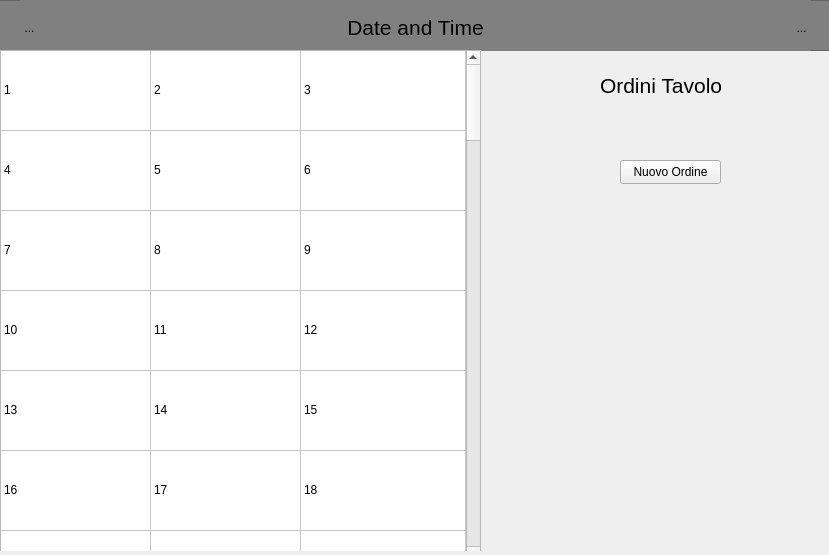
<?xml version="1.0" encoding="UTF-8"?>
<ui version="4.0">
 <class>MainWindow</class>
 <widget class="QMainWindow" name="MainWindow">
  <property name="geometry">
   <rect>
    <x>0</x>
    <y>0</y>
    <width>829</width>
    <height>555</height>
   </rect>
  </property>
  <property name="windowTitle">
   <string>MainWindow</string>
  </property>
  <widget class="QWidget" name="Home">
   <widget class="QFrame" name="frame">
    <property name="geometry">
     <rect>
      <x>-20</x>
      <y>0</y>
      <width>851</width>
      <height>51</height>
     </rect>
    </property>
    <property name="styleSheet">
     <string notr="true">background-color: gray
</string>
    </property>
    <property name="frameShape">
     <enum>QFrame::StyledPanel</enum>
    </property>
    <property name="frameShadow">
     <enum>QFrame::Raised</enum>
    </property>
    <widget class="QWidget" name="horizontalLayoutWidget">
     <property name="geometry">
      <rect>
       <x>40</x>
       <y>0</y>
       <width>791</width>
       <height>55</height>
      </rect>
     </property>
     <layout class="QHBoxLayout" name="horizontalLayout">
      <item>
       <widget class="QToolButton" name="toolButton">
        <property name="styleSheet">
         <string notr="true">background-color: none;
border: none;</string>
        </property>
        <property name="text">
         <string>...</string>
        </property>
        <property name="icon">
         <iconset resource="imagesHome.qrc">
          <normaloff>:/imagesHome/Downloads/icons8-menu-26.png</normaloff>:/imagesHome/Downloads/icons8-menu-26.png</iconset>
        </property>
        <property name="iconSize">
         <size>
          <width>50</width>
          <height>50</height>
         </size>
        </property>
       </widget>
      </item>
      <item>
       <widget class="QLabel" name="label">
        <property name="minimumSize">
         <size>
          <width>138</width>
          <height>0</height>
         </size>
        </property>
        <property name="font">
         <font>
          <pointsize>16</pointsize>
         </font>
        </property>
        <property name="text">
         <string>Date and Time</string>
        </property>
        <property name="textFormat">
         <enum>Qt::PlainText</enum>
        </property>
        <property name="scaledContents">
         <bool>true</bool>
        </property>
        <property name="alignment">
         <set>Qt::AlignCenter</set>
        </property>
        <property name="wordWrap">
         <bool>true</bool>
        </property>
        <property name="indent">
         <number>0</number>
        </property>
       </widget>
      </item>
      <item>
       <widget class="QToolButton" name="toolButton_2">
        <property name="styleSheet">
         <string notr="true">background-color: none;
border: none;</string>
        </property>
        <property name="text">
         <string>...</string>
        </property>
        <property name="icon">
         <iconset resource="imagesHome.qrc">
          <normaloff>:/imagesHome/Downloads/icons8-negozio-online-preferito-50.png</normaloff>:/imagesHome/Downloads/icons8-negozio-online-preferito-50.png</iconset>
        </property>
        <property name="iconSize">
         <size>
          <width>40</width>
          <height>40</height>
         </size>
        </property>
       </widget>
      </item>
     </layout>
    </widget>
   </widget>
   <widget class="QStackedWidget" name="stackedWidget">
    <property name="geometry">
     <rect>
      <x>0</x>
      <y>50</y>
      <width>831</width>
      <height>501</height>
     </rect>
    </property>
    <property name="currentIndex">
     <number>0</number>
    </property>
    <widget class="QWidget" name="page">
     <widget class="QTableWidget" name="tableTavoli">
      <property name="geometry">
       <rect>
        <x>0</x>
        <y>0</y>
        <width>481</width>
        <height>511</height>
       </rect>
      </property>
      <property name="cursor" stdset="0">
       <cursorShape>CrossCursor</cursorShape>
      </property>
      <property name="selectionMode">
       <enum>QAbstractItemView::SingleSelection</enum>
      </property>
      <property name="gridStyle">
       <enum>Qt::SolidLine</enum>
      </property>
      <property name="wordWrap">
       <bool>true</bool>
      </property>
      <property name="rowCount">
       <number>38</number>
      </property>
      <property name="columnCount">
       <number>3</number>
      </property>
      <attribute name="horizontalHeaderVisible">
       <bool>false</bool>
      </attribute>
      <attribute name="horizontalHeaderDefaultSectionSize">
       <number>150</number>
      </attribute>
      <attribute name="horizontalHeaderShowSortIndicator" stdset="0">
       <bool>false</bool>
      </attribute>
      <attribute name="horizontalHeaderStretchLastSection">
       <bool>true</bool>
      </attribute>
      <attribute name="verticalHeaderVisible">
       <bool>false</bool>
      </attribute>
      <attribute name="verticalHeaderDefaultSectionSize">
       <number>80</number>
      </attribute>
      <attribute name="verticalHeaderStretchLastSection">
       <bool>true</bool>
      </attribute>
      <row/>
      <row/>
      <row/>
      <row/>
      <row/>
      <row/>
      <row/>
      <row/>
      <row/>
      <row/>
      <row/>
      <row/>
      <row/>
      <row/>
      <row/>
      <row/>
      <row/>
      <row/>
      <row/>
      <row/>
      <row/>
      <row/>
      <row/>
      <row/>
      <row/>
      <row/>
      <row/>
      <row/>
      <row/>
      <row/>
      <row/>
      <row/>
      <row/>
      <row/>
      <row/>
      <row/>
      <row/>
      <row/>
      <column>
       <property name="text">
        <string>New Column</string>
       </property>
      </column>
      <column>
       <property name="text">
        <string>New Column</string>
       </property>
      </column>
      <column>
       <property name="text">
        <string>New Column</string>
       </property>
      </column>
      <item row="0" column="0">
       <property name="text">
        <string>1</string>
       </property>
      </item>
      <item row="0" column="1">
       <property name="text">
        <string>2</string>
       </property>
      </item>
      <item row="0" column="2">
       <property name="text">
        <string>3</string>
       </property>
      </item>
      <item row="1" column="0">
       <property name="text">
        <string>4</string>
       </property>
      </item>
      <item row="1" column="1">
       <property name="text">
        <string>5</string>
       </property>
      </item>
      <item row="1" column="2">
       <property name="text">
        <string>6</string>
       </property>
      </item>
      <item row="2" column="0">
       <property name="text">
        <string>7</string>
       </property>
      </item>
      <item row="2" column="1">
       <property name="text">
        <string>8</string>
       </property>
      </item>
      <item row="2" column="2">
       <property name="text">
        <string>9</string>
       </property>
      </item>
      <item row="3" column="0">
       <property name="text">
        <string>10</string>
       </property>
      </item>
      <item row="3" column="1">
       <property name="text">
        <string>11</string>
       </property>
      </item>
      <item row="3" column="2">
       <property name="text">
        <string>12</string>
       </property>
      </item>
      <item row="4" column="0">
       <property name="text">
        <string>13</string>
       </property>
      </item>
      <item row="4" column="1">
       <property name="text">
        <string>14</string>
       </property>
      </item>
      <item row="4" column="2">
       <property name="text">
        <string>15</string>
       </property>
      </item>
      <item row="5" column="0">
       <property name="text">
        <string>16</string>
       </property>
      </item>
      <item row="5" column="1">
       <property name="text">
        <string>17</string>
       </property>
      </item>
      <item row="5" column="2">
       <property name="text">
        <string>18</string>
       </property>
      </item>
      <item row="6" column="0">
       <property name="text">
        <string>19</string>
       </property>
      </item>
      <item row="6" column="1">
       <property name="text">
        <string>20</string>
       </property>
      </item>
      <item row="6" column="2">
       <property name="text">
        <string>21</string>
       </property>
      </item>
      <item row="7" column="0">
       <property name="text">
        <string>22</string>
       </property>
      </item>
      <item row="7" column="1">
       <property name="text">
        <string>23</string>
       </property>
      </item>
      <item row="7" column="2">
       <property name="text">
        <string>24</string>
       </property>
      </item>
      <item row="8" column="0">
       <property name="text">
        <string>25</string>
       </property>
      </item>
      <item row="8" column="1">
       <property name="text">
        <string>26</string>
       </property>
      </item>
      <item row="8" column="2">
       <property name="text">
        <string>27</string>
       </property>
      </item>
      <item row="9" column="0">
       <property name="text">
        <string>28</string>
       </property>
      </item>
      <item row="9" column="1">
       <property name="text">
        <string>29</string>
       </property>
      </item>
      <item row="9" column="2">
       <property name="text">
        <string>30</string>
       </property>
      </item>
      <item row="10" column="0">
       <property name="text">
        <string>31</string>
       </property>
      </item>
      <item row="10" column="1">
       <property name="text">
        <string>32</string>
       </property>
      </item>
      <item row="10" column="2">
       <property name="text">
        <string>33</string>
       </property>
      </item>
      <item row="11" column="0">
       <property name="text">
        <string>34</string>
       </property>
      </item>
      <item row="11" column="1">
       <property name="text">
        <string>35</string>
       </property>
      </item>
      <item row="11" column="2">
       <property name="text">
        <string>36</string>
       </property>
      </item>
      <item row="12" column="0">
       <property name="text">
        <string>37</string>
       </property>
      </item>
      <item row="12" column="1">
       <property name="text">
        <string>38</string>
       </property>
      </item>
      <item row="12" column="2">
       <property name="text">
        <string>39</string>
       </property>
      </item>
      <item row="13" column="0">
       <property name="text">
        <string>40</string>
       </property>
      </item>
      <item row="13" column="1">
       <property name="text">
        <string>41</string>
       </property>
      </item>
      <item row="13" column="2">
       <property name="text">
        <string>42</string>
       </property>
      </item>
      <item row="14" column="0">
       <property name="text">
        <string>43</string>
       </property>
      </item>
      <item row="14" column="1">
       <property name="text">
        <string>44</string>
       </property>
      </item>
      <item row="14" column="2">
       <property name="text">
        <string>45</string>
       </property>
      </item>
      <item row="15" column="0">
       <property name="text">
        <string>46</string>
       </property>
      </item>
      <item row="15" column="1">
       <property name="text">
        <string>47</string>
       </property>
      </item>
      <item row="15" column="2">
       <property name="text">
        <string>48</string>
       </property>
      </item>
      <item row="16" column="0">
       <property name="text">
        <string>49</string>
       </property>
      </item>
      <item row="16" column="1">
       <property name="text">
        <string>50</string>
       </property>
      </item>
     </widget>
     <widget class="QLabel" name="labelOrdini">
      <property name="geometry">
       <rect>
        <x>600</x>
        <y>20</y>
        <width>121</width>
        <height>31</height>
       </rect>
      </property>
      <property name="font">
       <font>
        <pointsize>16</pointsize>
       </font>
      </property>
      <property name="text">
       <string>Ordini Tavolo</string>
      </property>
     </widget>
     <widget class="QPushButton" name="pushButton">
      <property name="geometry">
       <rect>
        <x>620</x>
        <y>110</y>
        <width>101</width>
        <height>24</height>
       </rect>
      </property>
      <property name="text">
       <string>Nuovo Ordine</string>
      </property>
     </widget>
    </widget>
    <widget class="QWidget" name="page_2"/>
   </widget>
  </widget>
 </widget>
 <resources>
  <include location="imagesHome.qrc"/>
 </resources>
 <connections/>
</ui>
